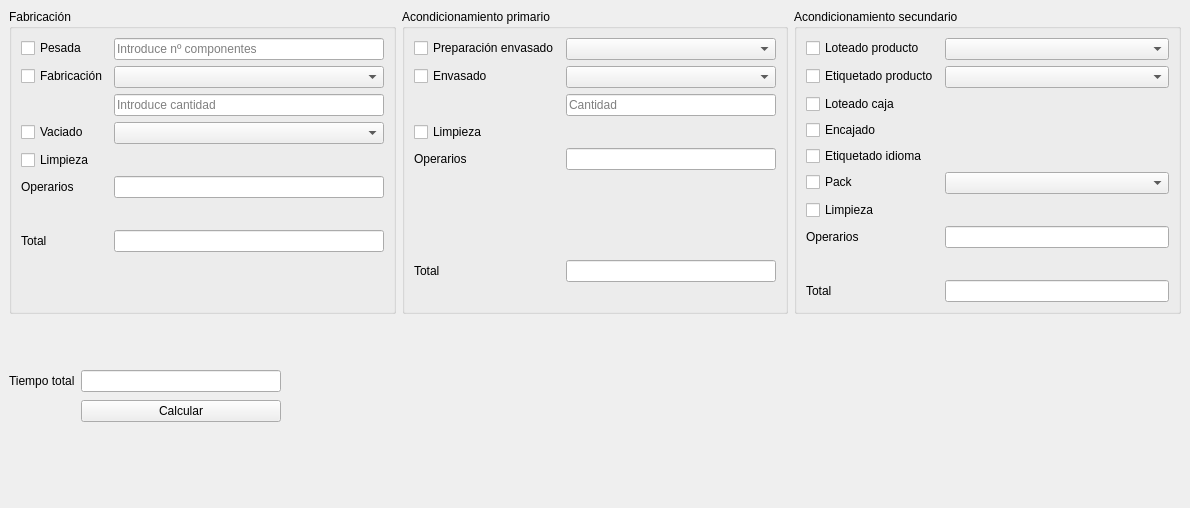
<?xml version="1.0" encoding="UTF-8"?>
<ui version="4.0">
 <class>MainWindow</class>
 <widget class="QMainWindow" name="MainWindow">
  <property name="enabled">
   <bool>true</bool>
  </property>
  <property name="geometry">
   <rect>
    <x>0</x>
    <y>0</y>
    <width>1190</width>
    <height>508</height>
   </rect>
  </property>
  <property name="sizePolicy">
   <sizepolicy hsizetype="Fixed" vsizetype="Fixed">
    <horstretch>0</horstretch>
    <verstretch>0</verstretch>
   </sizepolicy>
  </property>
  <property name="windowTitle">
   <string>MainWindow</string>
  </property>
  <widget class="QWidget" name="centralwidget">
   <property name="sizePolicy">
    <sizepolicy hsizetype="Fixed" vsizetype="Fixed">
     <horstretch>0</horstretch>
     <verstretch>0</verstretch>
    </sizepolicy>
   </property>
   <layout class="QVBoxLayout" name="verticalLayout_3">
    <item>
     <layout class="QHBoxLayout" name="horizontalLayout_2">
      <item>
       <widget class="QGroupBox" name="fabricacion">
        <property name="title">
         <string>Fabricación</string>
        </property>
        <layout class="QHBoxLayout" name="horizontalLayout">
         <item>
          <layout class="QFormLayout" name="formLayout_2">
           <item row="0" column="0">
            <widget class="QCheckBox" name="checkBox_2">
             <property name="text">
              <string>Pesada</string>
             </property>
            </widget>
           </item>
           <item row="0" column="1">
            <widget class="QLineEdit" name="lineEdit_3">
             <property name="placeholderText">
              <string>Introduce nº componentes</string>
             </property>
            </widget>
           </item>
           <item row="1" column="0">
            <widget class="QCheckBox" name="checkBox_3">
             <property name="text">
              <string>Fabricación</string>
             </property>
            </widget>
           </item>
           <item row="1" column="1">
            <widget class="QComboBox" name="comboBox">
             <property name="placeholderText">
              <string>Tipo</string>
             </property>
            </widget>
           </item>
           <item row="2" column="1">
            <widget class="QLineEdit" name="lineEdit_4">
             <property name="placeholderText">
              <string>Introduce cantidad</string>
             </property>
            </widget>
           </item>
           <item row="3" column="0">
            <widget class="QCheckBox" name="checkBox_4">
             <property name="text">
              <string>Vaciado</string>
             </property>
            </widget>
           </item>
           <item row="3" column="1">
            <widget class="QComboBox" name="comboBox_2">
             <property name="placeholderText">
              <string>Tipo</string>
             </property>
            </widget>
           </item>
           <item row="4" column="0">
            <widget class="QCheckBox" name="checkBox_5">
             <property name="text">
              <string>Limpieza</string>
             </property>
            </widget>
           </item>
           <item row="5" column="0">
            <widget class="QLabel" name="label_6">
             <property name="text">
              <string>Operarios</string>
             </property>
            </widget>
           </item>
           <item row="5" column="1">
            <widget class="QLineEdit" name="lineEdit_9"/>
           </item>
           <item row="6" column="0">
            <spacer name="verticalSpacer">
             <property name="orientation">
              <enum>Qt::Orientation::Vertical</enum>
             </property>
             <property name="sizeType">
              <enum>QSizePolicy::Policy::Minimum</enum>
             </property>
             <property name="sizeHint" stdset="0">
              <size>
               <width>20</width>
               <height>20</height>
              </size>
             </property>
            </spacer>
           </item>
           <item row="7" column="0">
            <widget class="QLabel" name="label_3">
             <property name="text">
              <string>Total</string>
             </property>
            </widget>
           </item>
           <item row="7" column="1">
            <widget class="QLineEdit" name="lineEdit_6">
             <property name="readOnly">
              <bool>true</bool>
             </property>
            </widget>
           </item>
          </layout>
         </item>
        </layout>
       </widget>
      </item>
      <item>
       <widget class="QGroupBox" name="aprimario">
        <property name="title">
         <string>Acondicionamiento primario</string>
        </property>
        <layout class="QVBoxLayout" name="verticalLayout">
         <item>
          <layout class="QFormLayout" name="formLayout_3">
           <item row="0" column="0">
            <widget class="QCheckBox" name="checkBox">
             <property name="text">
              <string>Preparación envasado</string>
             </property>
            </widget>
           </item>
           <item row="0" column="1">
            <widget class="QComboBox" name="comboBox_3">
             <property name="placeholderText">
              <string>Formato</string>
             </property>
            </widget>
           </item>
           <item row="1" column="0">
            <widget class="QCheckBox" name="checkBox_6">
             <property name="text">
              <string>Envasado</string>
             </property>
            </widget>
           </item>
           <item row="1" column="1">
            <widget class="QComboBox" name="comboBox_5">
             <property name="currentText">
              <string/>
             </property>
             <property name="placeholderText">
              <string>Tipo</string>
             </property>
            </widget>
           </item>
           <item row="2" column="1">
            <widget class="QLineEdit" name="lineEdit_5">
             <property name="placeholderText">
              <string>Cantidad</string>
             </property>
            </widget>
           </item>
           <item row="3" column="0">
            <widget class="QCheckBox" name="checkBox_7">
             <property name="text">
              <string>Limpieza</string>
             </property>
            </widget>
           </item>
           <item row="8" column="0">
            <widget class="QLabel" name="label_4">
             <property name="text">
              <string>Total</string>
             </property>
            </widget>
           </item>
           <item row="5" column="0">
            <spacer name="verticalSpacer_2">
             <property name="orientation">
              <enum>Qt::Orientation::Vertical</enum>
             </property>
             <property name="sizeType">
              <enum>QSizePolicy::Policy::Minimum</enum>
             </property>
             <property name="sizeHint" stdset="0">
              <size>
               <width>20</width>
               <height>60</height>
              </size>
             </property>
            </spacer>
           </item>
           <item row="8" column="1">
            <widget class="QLineEdit" name="lineEdit_7"/>
           </item>
           <item row="6" column="0">
            <widget class="Line" name="line_2">
             <property name="orientation">
              <enum>Qt::Orientation::Horizontal</enum>
             </property>
            </widget>
           </item>
           <item row="7" column="0">
            <widget class="Line" name="line_4">
             <property name="orientation">
              <enum>Qt::Orientation::Horizontal</enum>
             </property>
            </widget>
           </item>
           <item row="4" column="0">
            <widget class="QLabel" name="label_7">
             <property name="text">
              <string>Operarios</string>
             </property>
            </widget>
           </item>
           <item row="4" column="1">
            <widget class="QLineEdit" name="lineEdit_10"/>
           </item>
          </layout>
         </item>
        </layout>
       </widget>
      </item>
      <item>
       <widget class="QGroupBox" name="asecundario">
        <property name="title">
         <string>Acondicionamiento secundario</string>
        </property>
        <layout class="QVBoxLayout" name="verticalLayout_2">
         <item>
          <layout class="QFormLayout" name="formLayout_4">
           <item row="0" column="0">
            <widget class="QCheckBox" name="checkBox_8">
             <property name="text">
              <string>Loteado producto</string>
             </property>
            </widget>
           </item>
           <item row="0" column="1">
            <widget class="QComboBox" name="comboBox_6">
             <property name="placeholderText">
              <string>Modo</string>
             </property>
            </widget>
           </item>
           <item row="1" column="0">
            <widget class="QCheckBox" name="checkBox_9">
             <property name="text">
              <string>Etiquetado producto</string>
             </property>
            </widget>
           </item>
           <item row="1" column="1">
            <widget class="QComboBox" name="comboBox_7"/>
           </item>
           <item row="2" column="0">
            <widget class="QCheckBox" name="checkBox_10">
             <property name="text">
              <string>Loteado caja</string>
             </property>
            </widget>
           </item>
           <item row="3" column="0">
            <widget class="QCheckBox" name="checkBox_11">
             <property name="text">
              <string>Encajado</string>
             </property>
            </widget>
           </item>
           <item row="4" column="0">
            <widget class="QCheckBox" name="checkBox_12">
             <property name="text">
              <string>Etiquetado idioma</string>
             </property>
            </widget>
           </item>
           <item row="5" column="0">
            <widget class="QCheckBox" name="checkBox_13">
             <property name="text">
              <string>Pack</string>
             </property>
            </widget>
           </item>
           <item row="5" column="1">
            <widget class="QComboBox" name="comboBox_8">
             <property name="placeholderText">
              <string>Tipo</string>
             </property>
            </widget>
           </item>
           <item row="6" column="0">
            <widget class="QCheckBox" name="checkBox_14">
             <property name="text">
              <string>Limpieza</string>
             </property>
            </widget>
           </item>
           <item row="8" column="0">
            <widget class="Line" name="line_3">
             <property name="orientation">
              <enum>Qt::Orientation::Horizontal</enum>
             </property>
            </widget>
           </item>
           <item row="9" column="0">
            <widget class="QLabel" name="label_5">
             <property name="text">
              <string>Total</string>
             </property>
            </widget>
           </item>
           <item row="9" column="1">
            <widget class="QLineEdit" name="lineEdit_8"/>
           </item>
           <item row="8" column="1">
            <spacer name="verticalSpacer_3">
             <property name="orientation">
              <enum>Qt::Orientation::Vertical</enum>
             </property>
             <property name="sizeType">
              <enum>QSizePolicy::Policy::Minimum</enum>
             </property>
             <property name="sizeHint" stdset="0">
              <size>
               <width>20</width>
               <height>20</height>
              </size>
             </property>
            </spacer>
           </item>
           <item row="7" column="0">
            <widget class="QLabel" name="label_8">
             <property name="text">
              <string>Operarios</string>
             </property>
            </widget>
           </item>
           <item row="7" column="1">
            <widget class="QLineEdit" name="lineEdit_11"/>
           </item>
          </layout>
         </item>
        </layout>
       </widget>
      </item>
     </layout>
    </item>
    <item>
     <layout class="QFormLayout" name="formLayout">
      <property name="sizeConstraint">
       <enum>QLayout::SizeConstraint::SetMinimumSize</enum>
      </property>
      <property name="verticalSpacing">
       <number>8</number>
      </property>
      <property name="topMargin">
       <number>50</number>
      </property>
      <property name="rightMargin">
       <number>900</number>
      </property>
      <item row="0" column="0">
       <widget class="QLabel" name="label">
        <property name="text">
         <string>Tiempo total</string>
        </property>
       </widget>
      </item>
      <item row="0" column="1">
       <widget class="QLineEdit" name="lineEdit"/>
      </item>
      <item row="1" column="1">
       <widget class="QPushButton" name="pushButton">
        <property name="text">
         <string>Calcular</string>
        </property>
       </widget>
      </item>
     </layout>
    </item>
   </layout>
  </widget>
 </widget>
 <resources/>
 <connections/>
</ui>
